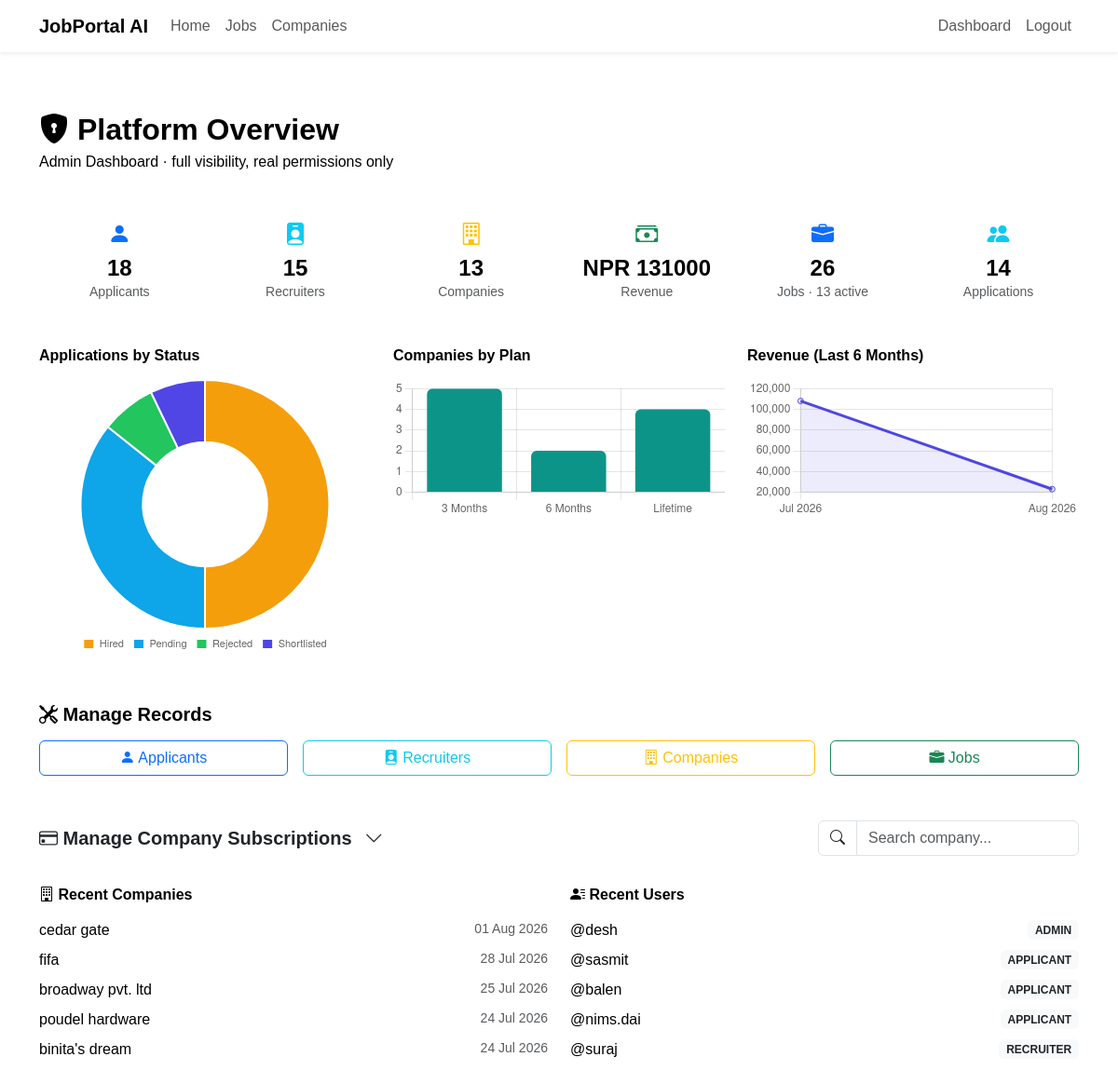
The page /admin-dashboard/ (signed in) on the database as committed earlier.
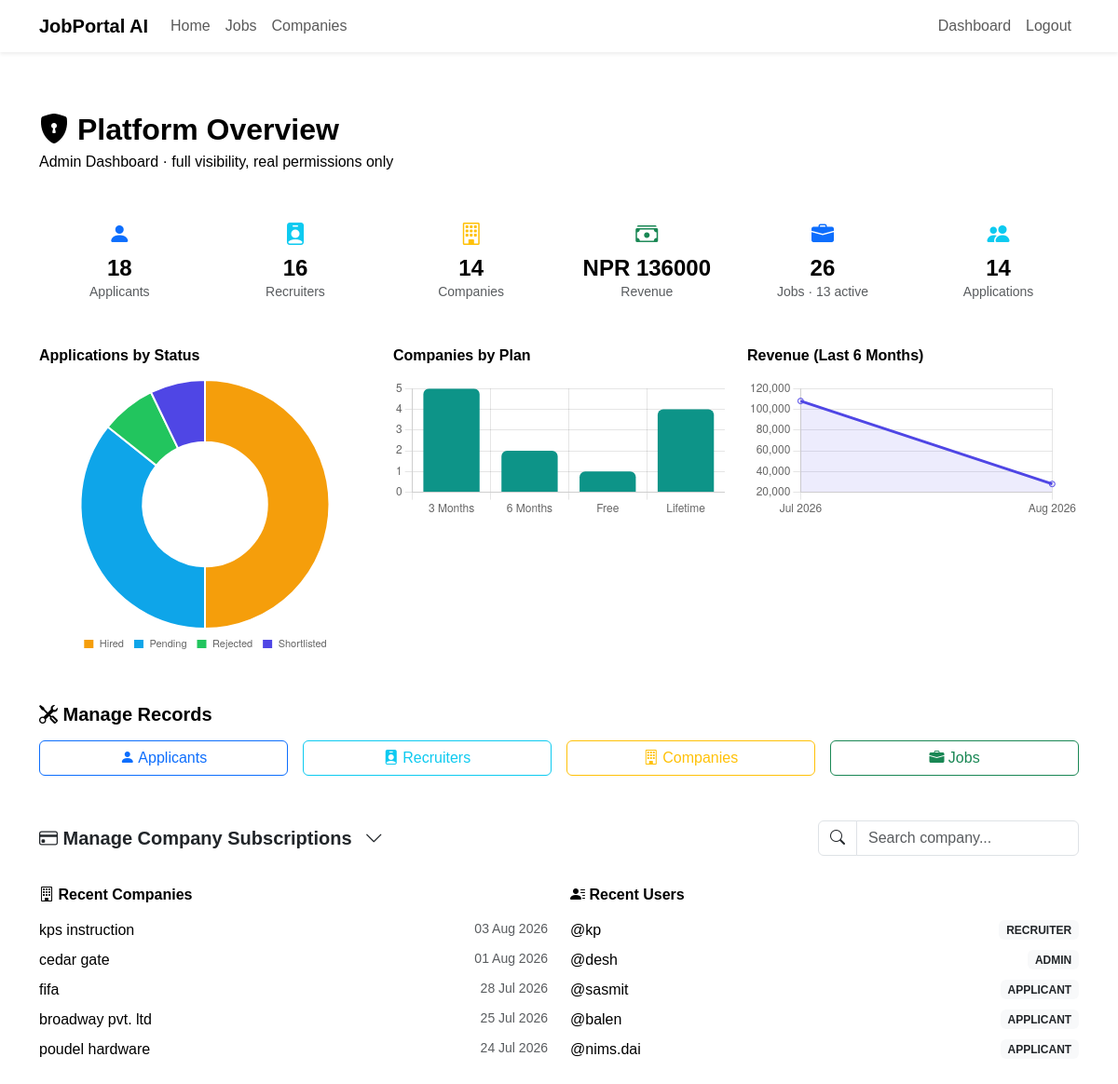
The same page on the database as committed later.
### companies/models.py (models this page shows)
class Company(models.Model):
    owner = models.OneToOneField(settings.AUTH_USER_MODEL,on_delete=models.CASCADE,related_name="company")
    company_name = models.CharField(max_length=200)
    slug = models.SlugField(unique=True, blank=True)
    logo = models.ImageField( upload_to="company_logos/", blank=True, null=True)
    description = models.TextField()
    website = models.URLField(blank=True)
    email = models.EmailField()
    phone = models.CharField(max_length=20)
    address = models.TextField()
    location = models.CharField(max_length=255)
    city = models.CharField(max_length=100)
    country = models.CharField(max_length=100)
    established_date = models.DateField()
    employee_count = models.PositiveIntegerField()
    created_at = models.DateTimeField(auto_now_add=True)
    updated_at = models.DateTimeField(auto_now=True)

### accounts/models.py (models this page shows, shortened)
class User(AbstractUser):
    class Role(models.TextChoices):
        ADMIN = "ADMIN", "Admin"
        RECRUITER = "RECRUITER", "Recruiter"
        APPLICANT = "APPLICANT", "Applicant"
    role = models.CharField(max_length=20,choices=Role.choices,default=Role.APPLICANT)
    phone_number = models.CharField(max_length=15,blank=True,null=True)
    profile_picture = models.ImageField(upload_to="profile_photos/",blank=True,null=True)
    created_at = models.DateTimeField(auto_now_add=True)

### accounts/views.py (the view)
# urls.py: path("admin-dashboard/", views.admin_dashboard, name="admin-dashboard"),
def admin_dashboard(request):
    if not (request.user.is_authenticated and (request.user.is_staff or request.user.is_superuser)):
        messages.error(request, "You don't have access to the admin dashboard.")
        return redirect("login")
    total_applicants = User.objects.filter(role="APPLICANT").count()
    total_recruiters = User.objects.filter(role="RECRUITER").count()
    total_companies = Company.objects.count()
    total_jobs = Job.objects.count()
    active_jobs = Job.objects.filter(is_active=True).count()
    total_applications = Application.objects.count()
    total_revenue = Payment.objects.filter(status=PaymentStatus.SUCCESS).aggregate(total=Sum("amount"))["total"] or 0
    recent_companies = Company.objects.order_by("-created_at")[:5]
    recent_users = User.objects.order_by("-created_at")[:5]
    companies = Company.objects.select_related("subscription", "subscription__plan").order_by("company_name")
    paid_plans = CompanyPlan.objects.exclude(name="Free")
    status_counts = Application.objects.values("status").annotate(count=Count("id"))
    status_labels = [row["status"] for row in status_counts]
    status_data = [row["count"] for row in status_counts]
    plan_counts = CompanySubscription.objects.values("plan__name").annotate(count=Count("id"))
    plan_labels = [row["plan__name"] for row in plan_counts]
    plan_data = [row["count"] for row in plan_counts]
    six_months_ago = date.today() - timedelta(days=180)
    monthly_revenue = (
        Payment.objects.filter(status=PaymentStatus.SUCCESS, created_at__gte=six_months_ago)
        .annotate(month=TruncMonth("created_at"))
        .values("month")
        .annotate(total=Sum("amount"))
        .order_by("month")
    )
    revenue_labels = [row["month"].strftime("%b %Y") for row in monthly_revenue]
    revenue_data = [row["total"] for row in monthly_revenue]
    context = {
        "total_applicants": total_applicants,
        "total_recruiters": total_recruiters,
        "total_companies": total_companies,
        "total_jobs": total_jobs,
        "active_jobs": active_jobs,
        "total_applications": total_applications,
        "total_revenue": total_revenue,
        "recent_companies": recent_companies,
        "recent_users": recent_users,
        "companies": companies,
        "paid_plans": paid_plans,
         "status_labels": json.dumps(status_labels),
        "status_data": json.dumps(status_data),
        "plan_labels": json.dumps(plan_labels),
        "plan_data": json.dumps(plan_data),
        "revenue_labels": json.dumps(revenue_labels),
        "revenue_data": json.dumps(revenue_data),
    }
    return render(request, "accounts/admin_dashboard.html", context)

### subscriptions/models.py (called while the page is built)
    def is_active(self):
        if self.status != SubscriptionStatus.ACTIVE:
            return False
        if self.end_date is None:
            return True
        return self.end_date >= timezone.now().date()

### templates/accounts/admin_dashboard.html (shortened to what the changed rows need)
{% extends "dashboard_base.html" %}
{% load static %}
{% block content %}
<div class="container py-4">
    <section class="admin-hero mb-5">
        <h2 class="fw-bold mb-1">
            <i class="bi bi-shield-lock-fill"></i>
            Platform Overview
        </h2>
    </section>
    <div class="custom-card mb-5">
        <div class="row text-center g-3">
            <div class="col-6 col-md-2">
                <i class="bi bi-person-badge-fill text-info fs-4"></i>
                <h4 class="fw-bold mb-0 mt-1">{{ total_recruiters }}</h4>
                <p class="text-muted small mb-0">Recruiters</p>
            </div>
            <div class="col-6 col-md-2">
                <i class="bi bi-building text-warning fs-4"></i>
                <h4 class="fw-bold mb-0 mt-1">{{ total_companies }}</h4>
                <p class="text-muted small mb-0">Companies</p>
            </div>
            <div class="col-6 col-md-2">
                <i class="bi bi-cash-stack text-success fs-4"></i>
                <h4 class="fw-bold mb-0 mt-1">NPR {{ total_revenue }}</h4>
                <p class="text-muted small mb-0">Revenue</p>
            </div>
        </div>
    </div>
    <div class="row g-4 mb-5">
        <div class="col-lg-4">
            <div class="custom-card">
                <div class="chart-box">
                    <canvas id="planChart"></canvas>
                </div>
            </div>
        </div>
        <div class="col-lg-4">
            <div class="custom-card">
                <div class="chart-box">
                    <canvas id="revenueChart"></canvas>
                </div>
            </div>
        </div>
    </div>
    <div class="row g-4 mt-2">
        <div class="col-lg-6">
            <div class="custom-card">
                {% for company in recent_companies %}
                    <p class="mb-2 d-flex justify-content-between">
                        <span>{{ company.company_name }}</span>
                        <span class="text-muted small">{{ company.created_at|date:"d M Y" }}</span>
                    </p>
                {% empty %}
                    <p class="text-muted mb-0">No companies yet.</p>
                {% endfor %}
            </div>
        </div>
        <div class="col-lg-6">
            <div class="custom-card">
                {% for u in recent_users %}
                    <p class="mb-2 d-flex justify-content-between align-items-center">
                        <span>{{ u.username }}</span>
                        <span class="badge bg-light text-dark">{{ u.role }}</span>
                    </p>
                {% empty %}
                    <p class="text-muted mb-0">No users yet.</p>
                {% endfor %}
            </div>
        </div>
    </div>
</div>
<script>
new Chart(document.getElementById('statusChart'), {
    type: 'doughnut',
    data: {
        labels: {{ status_labels|safe }},
        datasets: [{
            data: {{ status_data|safe }},
            backgroundColor: ['#F59E0B', '#0EA5E9', '#22C55E', '#4F46E5', '#EF4444']
        }]
    },
    options: {
        maintainAspectRatio: false,
        plugins: { legend: { position: 'bottom', labels: { boxWidth: 12, font: { size: 11 } } } }
    }
});
new Chart(document.getElementById('planChart'), {
    type: 'bar',
    data: {
        labels: {{ plan_labels|safe }},
        datasets: [{
            label: 'Companies',
            data: {{ plan_data|safe }},
            backgroundColor: '#0D9488',
            borderRadius: 6
        }]
    },
    options: {
        maintainAspectRatio: false,
        plugins: { legend: { display: false } },
        scales: { y: { beginAtZero: true, ticks: { stepSize: 1 } } }
    }
});
new Chart(document.getElementById('revenueChart'), {
    type: 'line',
    data: {
        labels: {{ revenue_labels|safe }},
        datasets: [{
            label: 'Revenue (NPR)',
            data: {{ revenue_data|safe }},
            borderColor: '#4F46E5',
            backgroundColor: 'rgba(79,70,229,0.1)',
            fill: true,
            tension: 0.3
        }]
    },
    options: {
        maintainAspectRatio: false,
        plugins: { legend: { display: false } }
    }
});
document.getElementById("companySearch").addEventListener("keyup", function () {
    let value = this.value.toLowerCase();
    document.querySelectorAll("#subscriptionsCollapse tbody tr").forEach(function(row){
        let company = row.cells[0].innerText.toLowerCase();
        row.style.display = company.includes(value) ? "" : "none";
    });
});
</script>
{% endblock %}

Rows that differ between the two databases and show on the page:
no longer on this page (row unchanged): Company: company_name "binita's dream", created_at "24 Jul 2026"
no longer on this page (row unchanged): User: username "@suraj", role "RECRUITER"
added Company: company_name "kps instruction", created_at "03 Aug 2026"
added User: username "@kp", role "RECRUITER"
Other text that changed with them:
{{ total_recruiters }}: "15" → "16"
{{ total_companies }}: "13" → "14"
{{ total_revenue }}: "131000" → "136000"
chart data {{ plan_labels|safe }}: ["3 Months", "6 Months", "Lifetime"] → ["3 Months", "6 Months", "Free", "Lifetime"]
chart data {{ plan_data|safe }}: [5, 2, 4] → [5, 2, 1, 4]
chart data {{ revenue_data|safe }}: [108000, 23000] → [108000, 28000]
